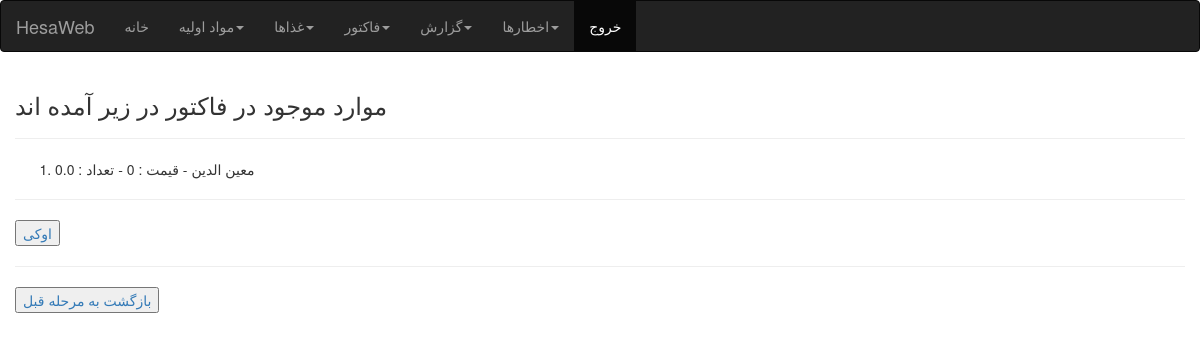
/checkfactor/ (signed in), run on an earlier commit of the app's database.
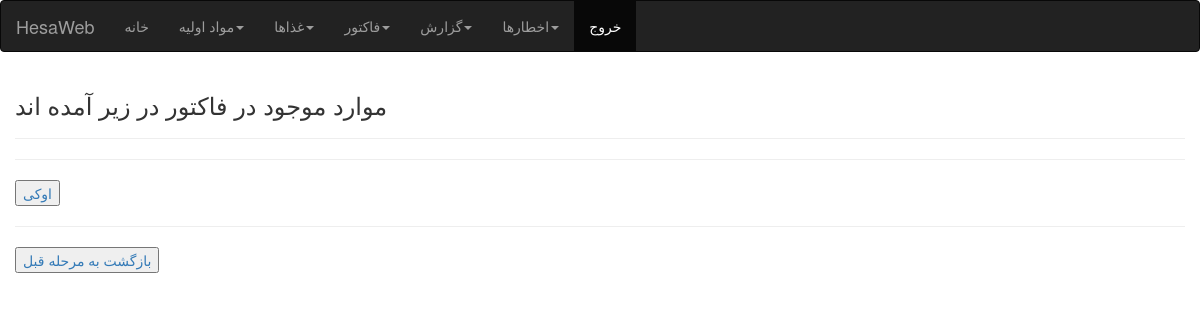
And on a later commit of the database.
### product/models.py (models this page shows, shortened)
class fcart(models.Model):
    element = models.ForeignKey(material, on_delete=models.CASCADE)
    tedad = models.FloatField(default=0)
    price = models.IntegerField(default=0)

class material(models.Model):
    name = models.CharField(max_length=50)
    current_value_instorage = models.FloatField(default=0)
    current_price = models.IntegerField(default=0)
    total_value = models.IntegerField(default=0)
    min_value = models.IntegerField(default=0)
    expire_date = models.DateField(blank=True)
    def __str__(self):
        return self.name

### product/views.py (the view)
# urls.py: path("checkfactor/",views.checkfactor),
@login_required
def checkfactor(request):
    content = fcart.objects.all()
    return render(request,"product/checkfactor.html",{"content":content})

### product/templates/product/checkfactor.html (shortened to what this page needs)
{% extends 'base.html' %}
{% block body %}
<h3>موارد موجود در فاکتور در زیر آمده اند</h3>
    <hr>
    <ol>
        {% for item in content  %}
        <li>{{item.element}} - قیمت : {{item.price}} - تعداد : {{item.tedad}} </li>
        {% endfor %}
    </ol>
    <hr>
    <button>
        <a href="/factor"> اوکی
    </button>
    <hr>
    <button>
        <a href="/addtofactor"> بازگشت به مرحله قبل
    </button>
{% endblock body %}

### templates/base.html (shortened to what this page needs)
<!DOCTYPE html>
<html lang=“fa” dir=“rtl”>
  <head>
    <link rel="stylesheet" href="https://maxcdn.bootstrapcdn.com/bootstrap/3.4.1/css/bootstrap.min.css">
</head>
  <body>
    <nav class="navbar navbar-inverse">
      <div class="container-fluid">
        <div class="navbar-header">
          <a class="navbar-brand" href="https://www.linkedin.com/in/moeinaldin-alihosseini/">HesaWeb</a>
        </div>
        <ul class="nav navbar-nav">
          <li><a href="/">خانه</a></li>
          <li class="dropdown"><a class="dropdown-toggle" data-toggle="dropdown" href="#">مواد اولیه<span class="caret"></span></a>
          </li>
          <li class="dropdown"><a class="dropdown-toggle" data-toggle="dropdown" href="#">غذاها<span class="caret"></span></a>
          </li>
          <li class="dropdown"><a class="dropdown-toggle" data-toggle="dropdown" href="#">فاکتور<span class="caret"></span></a>
          </li>
          <li class="dropdown"><a class="dropdown-toggle" data-toggle="dropdown" href="#">گزارش<span class="caret"></span></a>
          </li>
          <li class="dropdown"><a class="dropdown-toggle" data-toggle="dropdown" href="#">اخطارها<span class="caret"></span></a>
          </li>
          <li class="active"><a href="{% url 'logout' %}">خروج</a></li>
        </ul>
      </div>
    </nav>
  <div class="container-fluid">
    {% block body %}
    {% endblock body %}
  </body>
</html>

What changed in the data, as far as the page shows it:
removed fcart: element "معین الدین", price "0", tedad "0.0"
